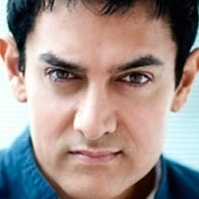
#> input picture dataset/faces/Aamir/face_101.jpg, 199 x 199 px; its folder holds only this picture in this run
$ python train.py
#> lines starting #> are read from the running program, lines starting #| are printed output that depends on the picture
### utils.py
import os
import cv2
import numpy as np

def load_dataset(dataset_path, img_size=(50, 50)):
    """
    Loads all face images from dataset directory.
    Returns face_db (mn x p), labels, and label_names.
    Dataset folder structure: dataset/person_name/img1.jpg ...
    """
#> called with dataset_path = 'dataset/faces', img_size = (50, 50)
    face_db = []
    labels = []
    label_names = []

    for label_idx, person in enumerate(sorted(os.listdir(dataset_path))):
        person_path = os.path.join(dataset_path, person)
        if not os.path.isdir(person_path):
            continue
        label_names.append(person)
        for img_file in os.listdir(person_path):
            img_path = os.path.join(person_path, img_file)
            img = cv2.imread(img_path, cv2.IMREAD_GRAYSCALE)
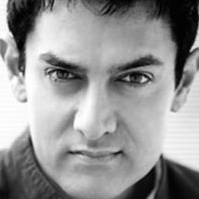
#> img: shape (199, 199); min 0, max 255, mean 148.1
            if img is None:
                continue
            img = cv2.resize(img, img_size)
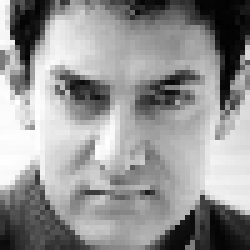
#> img: shape (50, 50) (shown 5 times larger); min 1, max 255, mean 147.9
            col_vec = img.flatten().astype(np.float64)
#> col_vec = 2500 values, max 255 at index 1003, min 1 at index 243, mean 147.9
            face_db.append(col_vec)
            labels.append(label_idx)
#> pass 2 of the loop in load_dataset, `for label_idx, person in enumerate(sorted(os.listdir(dataset_path))):`:
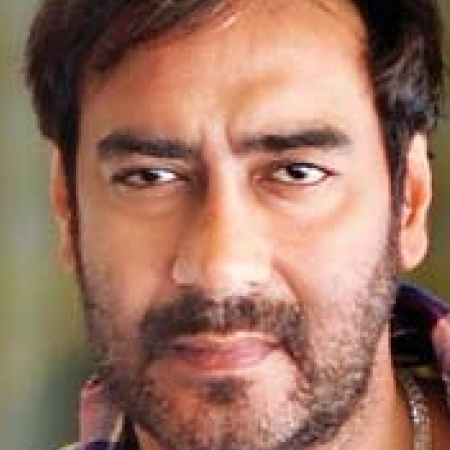
#> input picture dataset/faces/Ajay/face_1 - Copy.jpg, 450 x 450 px
#> in load_dataset, `img = cv2.imread(img_path, cv2.IMREAD_GRAYSCALE)`:
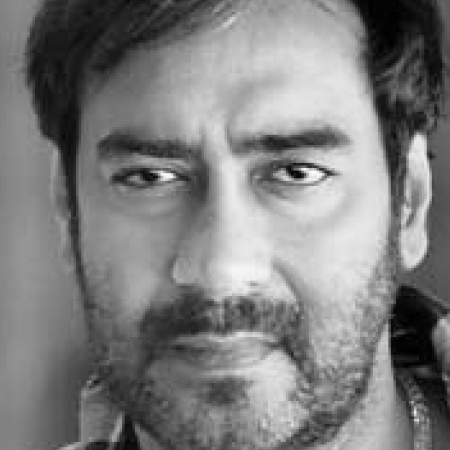
#> img: shape (450, 450); min 0, max 255, mean 125.8
#> in load_dataset, `img = cv2.resize(img, img_size)`:
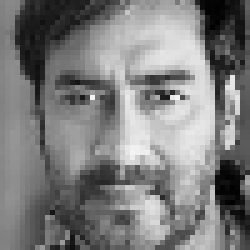
#> img: shape (50, 50) (shown 5 times larger); min 1, max 243, mean 125.5
#> col_vec = 2500 values, max 243 at index 968, min 1 at index 93, mean 125.5

    face_db = np.array(face_db).T
#> face_db = 2500 pairs, first value 1 to 255, second value 1 to 243
    labels = np.array(labels)
    return face_db, labels, label_names

### train.py
import numpy as np
import matplotlib.pyplot as plt
from sklearn.model_selection import train_test_split
from sklearn.preprocessing import label_binarize
from utils import load_dataset
from pca import *
from ann import ANN

DATASET_PATH = "dataset/faces"
IMG_SIZE = (50, 50)
K_VALUES = [5, 10, 20, 30, 50, 80]
IMPOSTER_THRESHOLD = 50.0
HIDDEN_SIZE = 128
EPOCHS = 1000
LR = 0.01


print("Loading dataset...")
face_db, labels, label_names = load_dataset(DATASET_PATH, IMG_SIZE)
#> labels = [0, 1]; label_names = ['Aamir', 'Ajay']
n_classes = len(label_names)
#> n_classes = 2
print(f"  Total images: {face_db.shape[1]}, Classes: {n_classes}")
#|   Total images: 2, Classes: 2


#> (the run stopped early here; a loop or call above may not have finished)
